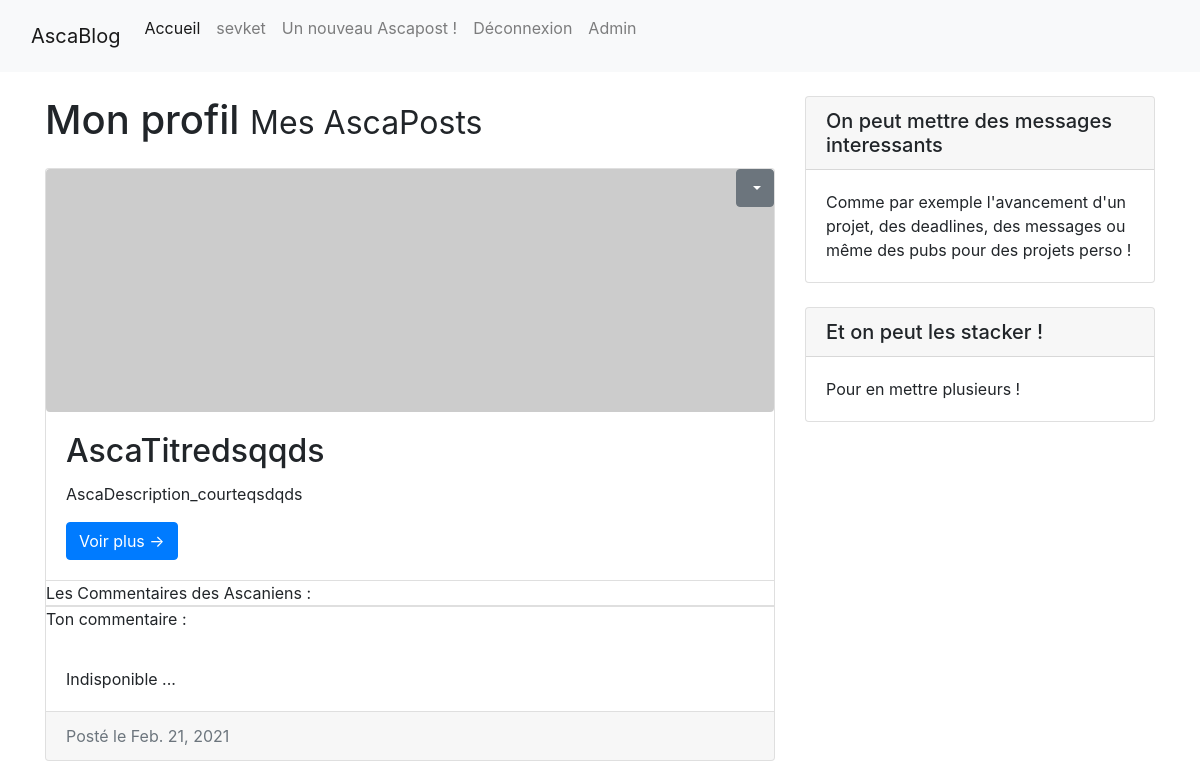
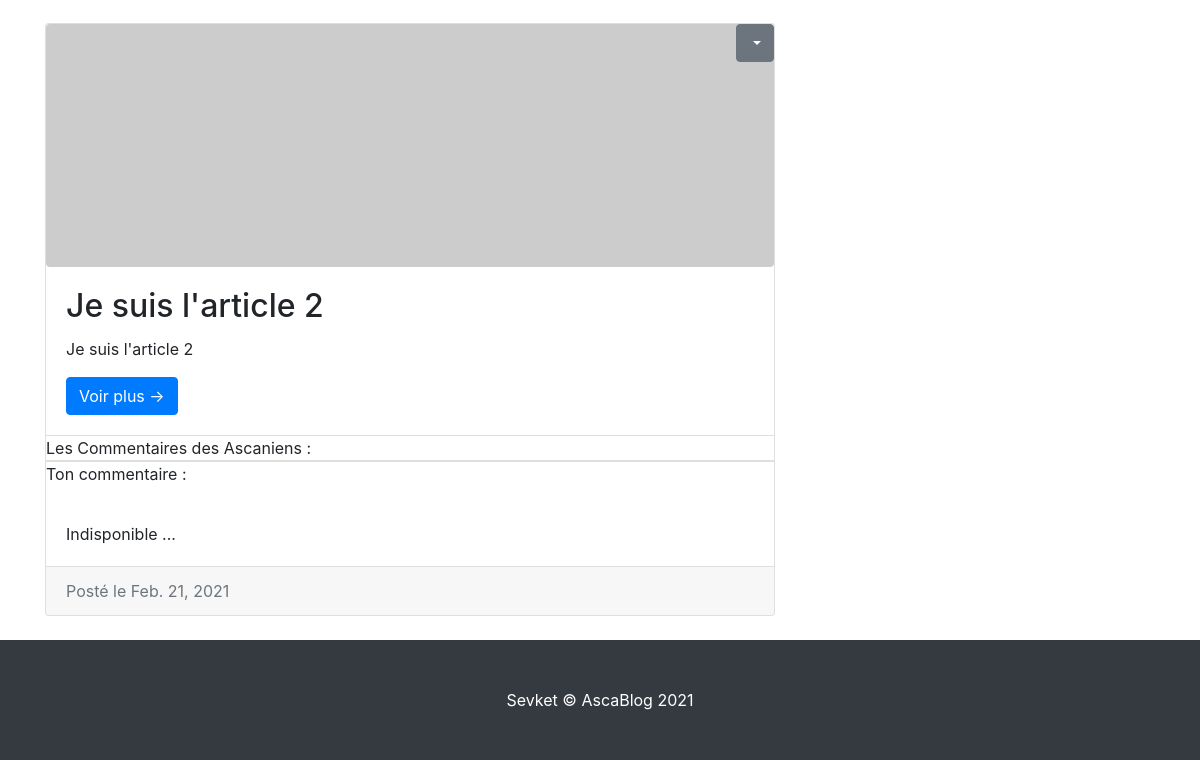
/monActivite/ (signed in), run on an earlier commit of the app's database (2 pictures, top to bottom).
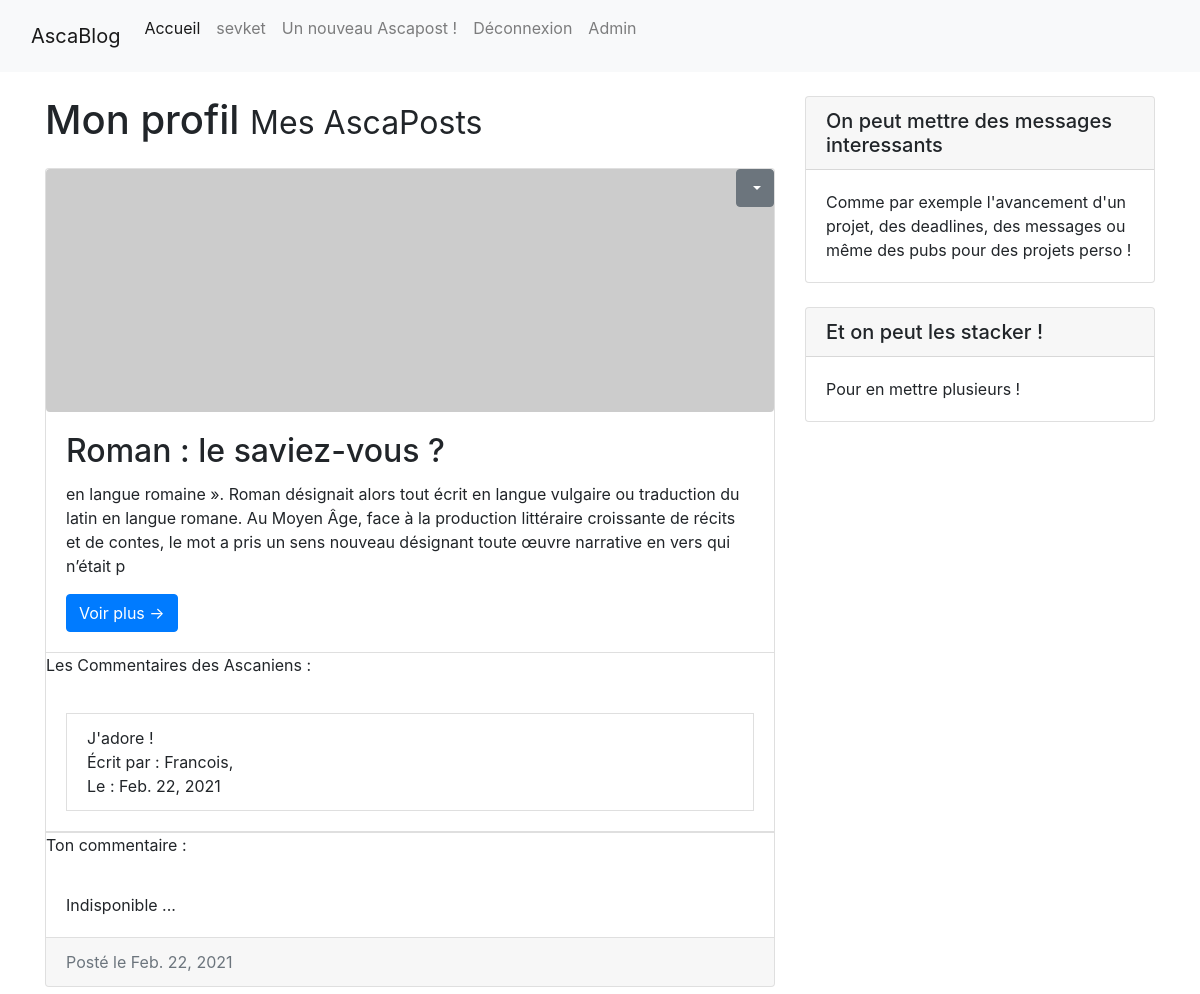
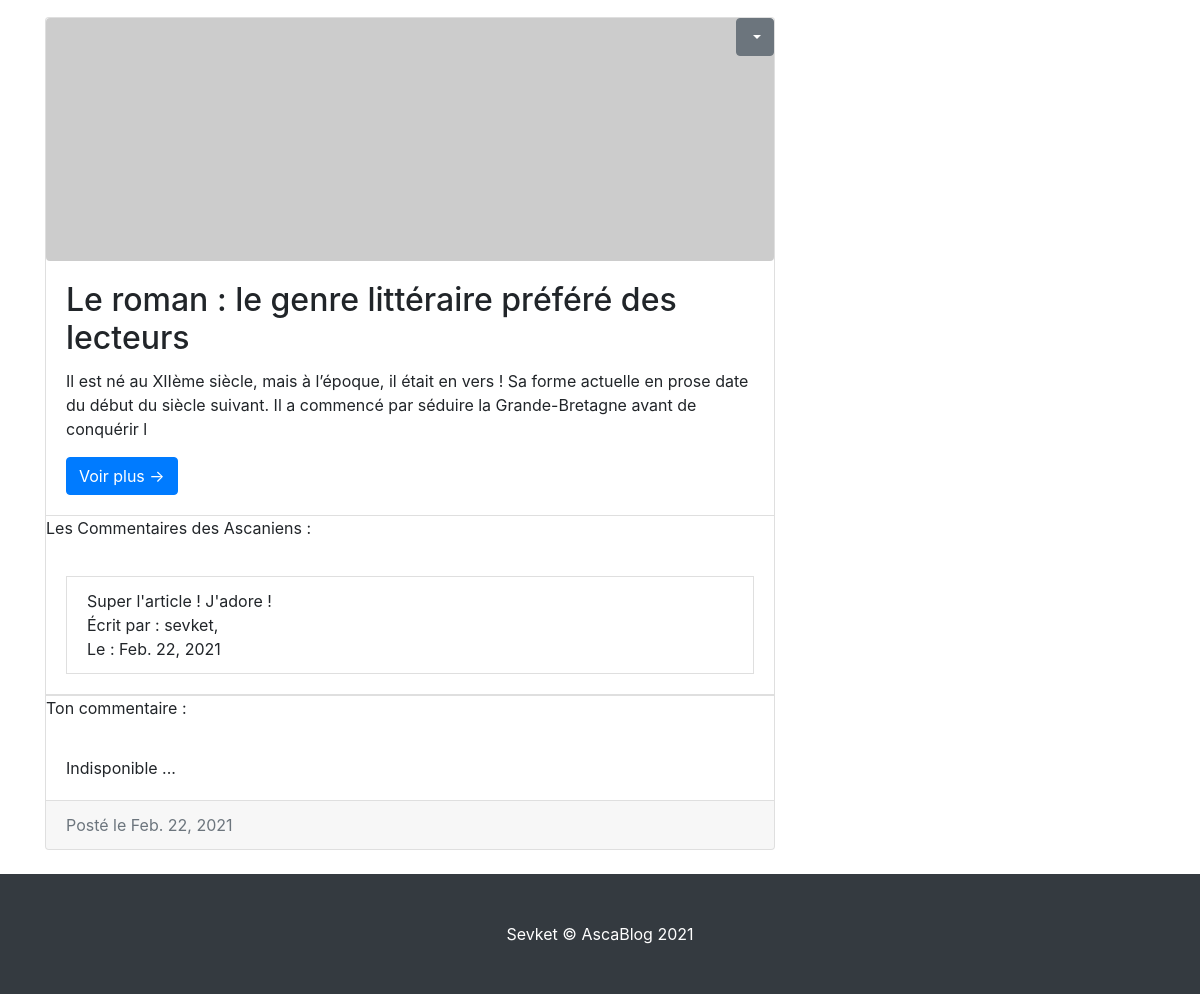
And on a later commit of the database (2 pictures, top to bottom).
### monActivite/models.py (models this page shows, shortened)
class Ascapost(models.Model):
    titre = models.TextField(default='AscaTitre', max_length=400)
    image = models.ImageField(upload_to = 'imageBDPost/', default = 'imageBDPost/imagevide.png')
    description_courte = models.TextField(default='AscaDescription_courte', max_length=280 ) #Sera afficher lorsqu'un Ascanien a une vue globale sur tous les articles
    description_longue = models.TextField(default='AscaDescription_longue') #Sera afficher lorsqu'un Ascanien a une vue d'un article en détail
    auteur =  models.ForeignKey(User, on_delete=models.CASCADE, null=True)
    date = models.DateField(auto_now=True)

class Commentary(models.Model):
    ascanien = models.ForeignKey(User, on_delete=models.CASCADE, default='Ascanien')
    commentaire = models.TextField(max_length=280)
    date = models.DateField(auto_now=True)
    article_cible = models.ForeignKey(Ascapost, on_delete=models.CASCADE, default='Ascapost') #cette ligne permet de faire le lien entre le commentaire et l'article concerné

### monActivite/views.py (the view)
# urls.py: path('', views.monActivite_ind, name='monActivite_ind'),
@login_required(login_url='/comptes/inscription/')
def monActivite_ind(request):
    articles = Ascapost.objects.filter(auteur_id=request.user.id).order_by('-id').values #Liste de tous les articles de l'ascanien
    commentaires = Commentary.objects.all() #Liste de tous les commentaires (Possibilité de récuperer uniquement ceux des articles d'au dessus)
    data = {'articles': articles,'commentaires':commentaires}
    return render(request,'monActivite/monActivite_ind.html', data)

### monActivite/templates/monActivite/monActivite_ind.html (shortened to what this page needs)
{% extends 'accueil/index.html' %}
{% block titre %}
Mon profil
{% endblock %}
{% block soustitre %}
Mes AscaPosts
{% endblock %}
{% block param %}
<div class="position-relative">
  <div class="position-absolute top-0 end-0">
    <div class="dropdown">
      <button class="btn btn-secondary dropdown-toggle" type="image" src =" " id="dropdownMenuButton" data-toggle="dropdown" aria-haspopup="true" aria-expanded="false">
      </button>
    </div>
  </div>
</div>
{% endblock %}
{% block zoneComm %}
  {% for comm in commentaires %}
    {% if comm.article_cible.id == article.id %}
      <div class="card-body"><li class="list-group-item">{{comm.commentaire}} <br> Écrit par : {{comm.ascanien}}, <br>Le : {{comm.date}}</li></div>
    {% endif %}
  {% endfor %}
{% endblock %}

### accueil/templates/accueil/index.html (shortened to what this page needs)
{% extends 'accueil/sqlt.html' %}
{% block lien_accueil %}
/
{% endblock %}
{% block body %}
<div class="container-fluid">
  <div class="row">
    <div class="col">
      <body>
        <div class="container">
          <div class="row">
            <div class="col-md-8">
              <h1 class="my-4">{% block titre %}Post d'Ascanien !{% endblock %}
                <small>{% block soustitre %}Quoi de neuf ?{% endblock %}</small>
              </h1>
              {% if articles %}
                {% for article in articles %}
                <div class="card mb-4">
                  {% block param %}
                  {% endblock %}
                  <img class="img-fluid rounded" src="http://placehold.it/900x300" alt="">
                  <div class="card-body">
                    <h2 class="card-title">{% block ascatitre %}{{article.titre}}{% endblock %}</h2>
                    <p class="card-text">{% block descricourte %}{{article.description_courte}}{% endblock %}</p>
                    <a href="/monActivite/article/{% block id%}{{article.id}}{% endblock %}" class="btn btn-primary">Voir plus &rarr;</a>
                  </div>
                    <ul class="list-group list-group-flush">
                      <p class="card-text">Les Commentaires des Ascaniens : </p>
                      {% block zoneComm %}{% endblock %}
                  </ul>
                  <ul class="list-group list-group-flush">
                    <p class="card-text">Ton commentaire :</p>
                    <div class="card-body">
                      Indisponible ...
                    </div>
                </ul>
                  <div class="card-footer text-muted">
                    Posté le {% block date %}{{article.date}}{% endblock %}
                  </div>
                </div>
                {% endfor %}
              {% endif %}
          </div>
             <div class="col-md-4">
               <div class="card my-4">
                 <h5 class="card-header">On peut mettre des messages interessants</h5>
                 <div class="card-body">
                   Comme par exemple l'avancement d'un projet, des deadlines, des messages ou même des pubs pour des projets perso !
                 </div>
               </div>
               <div class="card my-4">
                 <h5 class="card-header">Et on peut les stacker !</h5>
                 <div class="card-body">
                   Pour en mettre plusieurs !
                 </div>
               </div>
             </div>
        </div>
      </div>
    </body>
    </div>
  </div>
</div>
{% endblock %}

### accueil/templates/accueil/sqlt.html (shortened to what this page needs)
{% load static %}
<!DOCTYPE html>
<html lang="fr" dir="ltr">
<head>
  <link rel="stylesheet" type="text/css" href="{% static 'css/sqlt.css' %}">
  <link href="https://cdn.jsdelivr.net/npm/bootstrap@5.0.0-beta2/dist/css/bootstrap.min.css" rel="stylesheet">
  <link href="{% static 'css/bootstrap/css/bootstrap.min.css' %}" rel="stylesheet">
</head>
<body>
  <nav class="navbar navbar-expand-lg navbar-light bg-light">
    <div class="container-fluid">
      <a class="navbar-brand">AscaBlog</a>
      <div class="collapse navbar-collapse" id="navbarNavDropdown">
        <ul class="navbar-nav">
          <li class="nav-item">
            <a class="nav-link active" aria-current="page" href="{% block lien_accueil %}/{% endblock %}">Accueil</a>
          </li>
          {% if not request.user.is_authenticated %}
            <li class="nav-item">
              <a class="nav-link" href="/monActivite">Mon profil</a>
            </li>
          {% else %}
            <li class="nav-item">
              <a class="nav-link" href="/monActivite">{{ request.user.username }}</a>
            </li>
            {% endif %}
          <li class="nav-item">
            <a class="nav-link" href="/monActivite/Nouveau_Ascapost">Un nouveau Ascapost !</a>
          </li>
          {% if not request.user.is_authenticated %}
            <li class="nav-item">
              <a class="nav-link"  href="/comptes/inscription/"> Inscription</a>
            </li>
            <li class="nav-item">
              <a class="nav-link"  href="/comptes/login/"> Connexion</a>
            </li>
          {% else %}
            <li class="nav-item">
              <p><a class="nav-link" href="/comptes/deconnexion/">Déconnexion</a></p>
            </li>
            {% if user.is_superuser %}
              <li class="nav-item">
                <p><a class="nav-link" href="/admin">Admin</a></p>
              </li>
            {% endif %}
          {% endif %}
        </ul>
      </div>
    </div>
  </nav>
  {% block body %}{% endblock %}
</body>
<footer class="py-5 bg-dark">
  <div class="container">
 <p class="m-0 text-center text-white">Sevket &copy; AscaBlog 2021</p>
 </div>
</footer>
</html>

What changed in the data, as far as the page shows it:
removed Ascapost: titre "AscaTitredsqqds", description_courte "AscaDescription_courteqsdqds", date "Feb. 21, 2021"
removed Ascapost: titre "Je suis l'article 2", description_courte "Je suis l'article 2", date "Feb. 21, 2021"
added Ascapost: titre "Roman : le saviez-vous ?", description_courte "en langue romaine ». Roman désignait alors tout écrit en langue vulgaire ou traduction du latin en langue romane. Au Moyen Âge, face à la production littéraire croissante de récits et de contes, le mot a pris un sens nouveau désignant toute œuvre narrative en vers qui n’était p", date "Feb. 22, 2021"
added Commentary: commentaire "J'adore !", ascanien "Francois", date "Feb. 22, 2021", shown under "Roman : le saviez-vous ?"
added Ascapost: titre "Le roman : le genre littéraire préféré des lecteurs", description_courte "Il est né au XIIème siècle, mais à l’époque, il était en vers ! Sa forme actuelle en prose date du début du siècle suivant. Il a commencé par séduire la Grande-Bretagne avant de conquérir l", date "Feb. 22, 2021"
added Commentary: commentaire "Super l'article ! J'adore !", ascanien "sevket", date "Feb. 22, 2021", shown under "Le roman : le genre littéraire préféré des lecteurs"
